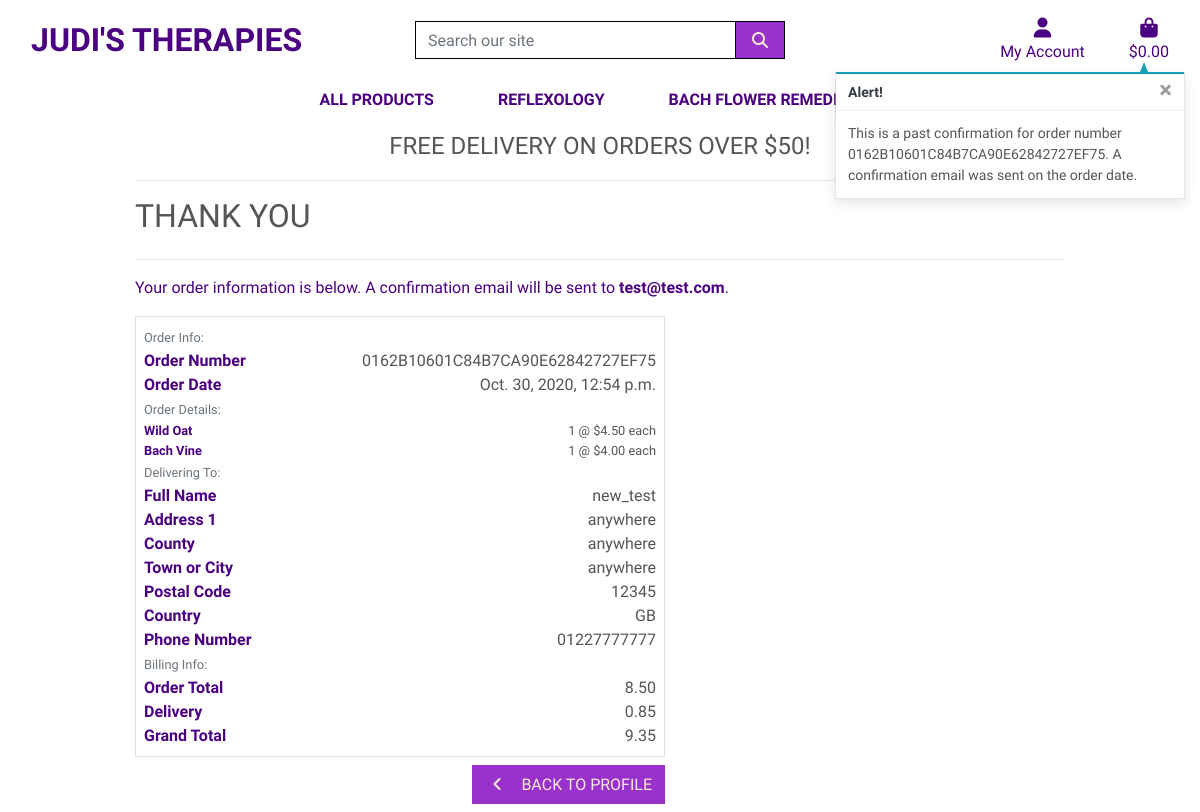
The page /profile/order_history/0162B10601C84B7CA90E62842727EF75 on the database its author committed.
### checkout/models.py (models this page shows, shortened)
class Order(models.Model):
    order_number = models.CharField(max_length=32, null=False, editable=False)
    user_profile = models.ForeignKey(UserProfile, on_delete=models.SET_NULL,
                                     null=True, blank=True, related_name='orders')
    full_name = models.CharField(max_length=50, null=False, blank=False)
    email = models.EmailField(max_length=254, null=False, blank=False)
    phone_number = models.CharField(max_length=20, null=False, blank=False)
    country = CountryField(blank_label='Country *', null=False, blank=False)
    postcode = models.CharField(max_length=20, null=True, blank=True)
    town_or_city = models.CharField(max_length=40, null=False, blank=False)
    street_address1 = models.CharField(max_length=80, null=False, blank=False)
    street_address2 = models.CharField(max_length=80, null=True, blank=True)
    county = models.CharField(max_length=80, null=True, blank=True)
    date = models.DateTimeField(auto_now_add=True)
    delivery_cost = models.DecimalField(max_digits=6, decimal_places=2, null=False, default=0)
    order_total = models.DecimalField(max_digits=10, decimal_places=2, null=False, default=0)
    grand_total = models.DecimalField(max_digits=10, decimal_places=2, null=False, default=0)
    original_bag = models.TextField(null=False, blank=False, default='')
    stripe_pid = models.CharField(max_length=254, null=False, blank=False, default='')

class OrderLineItem(models.Model):
    order = models.ForeignKey(Order, null=False, blank=False, on_delete=models.CASCADE, related_name='lineitems')
    product = models.ForeignKey(Product, null=False, blank=False, on_delete=models.CASCADE)
    product_size = models.CharField(max_length=2, null=True, blank=True) # XS, S, M, L, XL
    quantity = models.IntegerField(null=False, blank=False, default=0)
    lineitem_total = models.DecimalField(max_digits=6, decimal_places=2, null=False, blank=False, editable=False)

### products/models.py (models this page shows, shortened)
class Product(models.Model):
    category = models.ForeignKey('Category', null=True, blank=True, on_delete=models.SET_NULL)
    sku = models.CharField(max_length=254, null=True, blank=True)
    name = models.CharField(max_length=254)
    description = models.TextField()
    price = models.DecimalField(max_digits=6, decimal_places=2)
    has_sizes = models.BooleanField(default=False, null=True, blank=True)
    rating = models.DecimalField(max_digits=6, decimal_places=2, null=True, blank=True)
    image = models.ImageField(null=True, blank=True)

### profiles/views.py (the view)
# urls.py: path('order_history/<order_number>', views.order_history, name='order_history'),
def order_history(request, order_number):
    order = get_object_or_404(Order, order_number=order_number)
    messages.info(request, (
        f'This is a past confirmation for order number {order_number}. '
        'A confirmation email was sent on the order date.'
    ))
    template = 'checkout/checkout_success.html'
    context = {
        'order': order,
        'from_profile': True,
    }
    return render(request, template, context)

### bag/contexts.py (called while the page is built, shortened)
def bag_contents(request):
    bag_items = []
    total = 0
    product_count = 0
    bag = request.session.get('bag', {})
    if total < settings.FREE_DELIVERY_THRESHOLD:
        delivery = total * Decimal(settings.STANDARD_DELIVERY_PERCENTAGE / 100)
        free_delivery_delta = settings.FREE_DELIVERY_THRESHOLD - total
    else:
        delivery = 0
        free_delivery_delta = 0
    grand_total = delivery + total
    context = {
        'bag_items': bag_items,
        'total': total,
        'product_count': product_count,
        'delivery': delivery,
        'free_delivery_delta': free_delivery_delta,
        'free_delivery_threshold': settings.FREE_DELIVERY_THRESHOLD,
        'grand_total': grand_total,
    }
    return context

### checkout/templates/checkout/checkout_success.html (shortened to what this page needs)
<!DOCTYPE html>
{% extends "base.html" %}
{% load static %}
{% block extra_css %}
    <link rel="stylesheet" href="{% static 'checkout/css/checkout.css' %}">
{% endblock %}
{% block page_header %}
    <div class="container header-container">
    </div>
{% endblock %}
{% block content %}
    <div class="overlay"></div>
    <div class="container">
        <div class="row">
            <div class="col">
                <hr>
                <h2 class="logo-font mb-4">Thank You</h2>
                <hr>
                <p class="text-black">Your order information is below. A confirmation email will be sent to <strong>{{ order.email }}</strong>.</p>
            </div>
        </div>
        <div class="row">
            <div class="col-12 col-lg-7">
                <div class="order-confirmation-wrapper p-2 border">
                    <div class="row">
                        <div class="col">
                            <small class="text-muted">Order Info:</small>
                        </div>
                    </div>
                    <div class="row">
                        <div class="col-12 col-md-4">
                            <p class="mb-0 text-black font-weight-bold">Order Number</p>
                        </div>
                        <div class="col-12 col-md-8 text-md-right">
                            <p class="mb-0">{{ order.order_number }}</p>
                        </div>
                    </div>
                    <div class="row">
                        <div class="col-12 col-md-4">
                            <p class="mb-0 text-black font-weight-bold">Order Date</p>
                        </div>
                        <div class="col-12 col-md-8 text-md-right">
                            <p class="mb-0">{{ order.date }}</p>
                        </div>
                    </div>
                    <div class="row">
                        <div class="col">
                            <small class="text-muted">Order Details:</small>
                        </div>
                    </div>
                    {% for item in order.lineitems.all %}
                    <div class="row">
                        <div class="col-12 col-md-4">
                            <p class="small mb-0 text-black font-weight-bold">
                                {{ item.product.name }}{% if item.product_size %} - Size {{ item.product.size|upper }}{% endif %}
                            </p>
                        </div>
                        <div class="col-12 col-md-8 text-md-right">
                            <p class="small mb-0">{{ item.quantity }} @ ${{ item.product.price }} each</p>
                        </div>
                    </div>
                    {% endfor %}
                    <div class="row">
                        <div class="col">
                            <small class="text-muted">Delivering To:</small>
                        </div>
                    </div>
                    <div class="row">
                        <div class="col-12 col-md-4">
                            <p class="mb-0 text-black font-weight-bold">Full Name</p>
                        </div>
                        <div class="col-12 col-md-8 text-md-right">
                            <p class="mb-0">{{ order.full_name }}</p>
                        </div>
                    </div>
                    <div class="row">
                        <div class="col-12 col-md-4">
                            <p class="mb-0 text-black font-weight-bold">Address 1</p>
                        </div>
                        <div class="col-12 col-md-8 text-md-right">
                            <p class="mb-0">{{ order.street_address1 }}</p>
                        </div>
                    </div>
                    {% if order.county %}
                    <div class="row">
                        <div class="col-12 col-md-4">
                            <p class="mb-0 text-black font-weight-bold">County</p>
                        </div>
                        <div class="col-12 col-md-8 text-md-right">
                            <p class="mb-0">{{ order.county }}</p>
                        </div>
                    </div>
                    {% endif %}
                    <div class="row">
                        <div class="col-12 col-md-4">
                            <p class="mb-0 text-black font-weight-bold">Town or City</p>
                        </div>
                        <div class="col-12 col-md-8 text-md-right">
                            <p class="mb-0">{{ order.town_or_city }}</p>
                        </div>
                    </div>
                    {% if order.postcode %}
                    <div class="row">
                        <div class="col-12 col-md-4">
                            <p class="mb-0 text-black font-weight-bold">Postal Code</p>
                        </div>
                        <div class="col-12 col-md-8 text-md-right">
                            <p class="mb-0">{{ order.postcode }}</p>
                        </div>
                    </div>
                    {% endif %}
                    <div class="row">
                        <div class="col-12 col-md-4">
                            <p class="mb-0 text-black font-weight-bold">Country</p>
                        </div>
                        <div class="col-12 col-md-8 text-md-right">
                            <p class="mb-0">{{ order.country }}</p>
                        </div>
                    </div>
                    <div class="row">
                        <div class="col-12 col-md-4">
                            <p class="mb-0 text-black font-weight-bold">Phone Number</p>
                        </div>
                        <div class="col-12 col-md-8 text-md-right">
                            <p class="mb-0">{{ order.phone_number }}</p>
                        </div>
                    </div>
                    <div class="row">
                        <div class="col">
                            <small class="text-muted">Billing Info:</small>
                        </div>
                    </div>
                    <div class="row">
                        <div class="col-12 col-md-4">
                            <p class="mb-0 text-black font-weight-bold">Order Total</p>
                        </div>
                        <div class="col-12 col-md-8 text-md-right">
                            <p class="mb-0">{{ order.order_total }}</p>
                        </div>
                    </div>
                    <div class="row">
                        <div class="col-12 col-md-4">
                            <p class="mb-0 text-black font-weight-bold">Delivery</p>
                        </div>
                        <div class="col-12 col-md-8 text-md-right">
                            <p class="mb-0">{{ order.delivery_cost }}</p>
                        </div>
                    </div>
                    <div class="row">
                        <div class="col-12 col-md-4">
                            <p class="mb-0 text-black font-weight-bold">Grand Total</p>
                        </div>
                        <div class="col-12 col-md-8 text-md-right">
                            <p class="mb-0">{{ order.grand_total }}</p>
                        </div>
                    </div>
                </div>
            </div>
        </div>
        <div class="row">
			<div class="col-12 col-lg-7 text-right">
                {% if from_profile %}
                    <a href="{% url 'profile' %}" class="btn btn-black rounded-0 my-2">
                        <span class="icon mr-2">
                            <i class="fas fa-angle-left"></i>
                        </span>
                        <span class="text-uppercase">Back to Profile</span>
                    </a>
                {% endif %}
			</div>
		</div>
    </div>
{% endblock %}

### static/css/base.css (style rules this page uses)
html { height: 100%; }
body { background: url('/media/Reflexology-Image2.jpg') no-repeat center center fixed; background-size: cover; height: calc(100vh - 164px); color: #555; font-family: 'Kalam'; }
.icon { align-items: center; display: inline-flex; justify-content: center; height: 1.5rem; width: 1.5rem; }
.logo-font { text-transform: uppercase; }
.btn-black { background: #9932CC; color: #FAEBD7; }
.text-black { color: #4B0082 !important; }
.overlay { height: 100%; width: 100%; top: 0; left: 0; position: fixed; background: white; z-index: -1; }
@media (min-width: 1200px) { .container { max-width: 80%; } }
@media (min-width: 992px) { .header-container { padding-top: 164px; } }

### rows shown on the page
Order: email "test@test.com", order_number "0162B10601C84B7CA90E62842727EF75", date "Oct. 30, 2020, 12:54 p.m.", full_name "new_test", street_address1 "anywhere", county "anywhere", town_or_city "anywhere", postcode "12345", country "GB", phone_number "01227777777", order_total "8.50", delivery_cost "0.85", grand_total "9.35"
OrderLineItem: product.name "Wild Oat", quantity "1", product.price "4.50"
OrderLineItem: product.name "Bach Vine", quantity "1", product.price "4.00"

### other values the page prints
{{ free_delivery_threshold }} "50"
{{ message }} "This is a past confirmation for order number 0162B10601C84B7CA90E62842727EF75. A confirmation email was sent on the order date."
